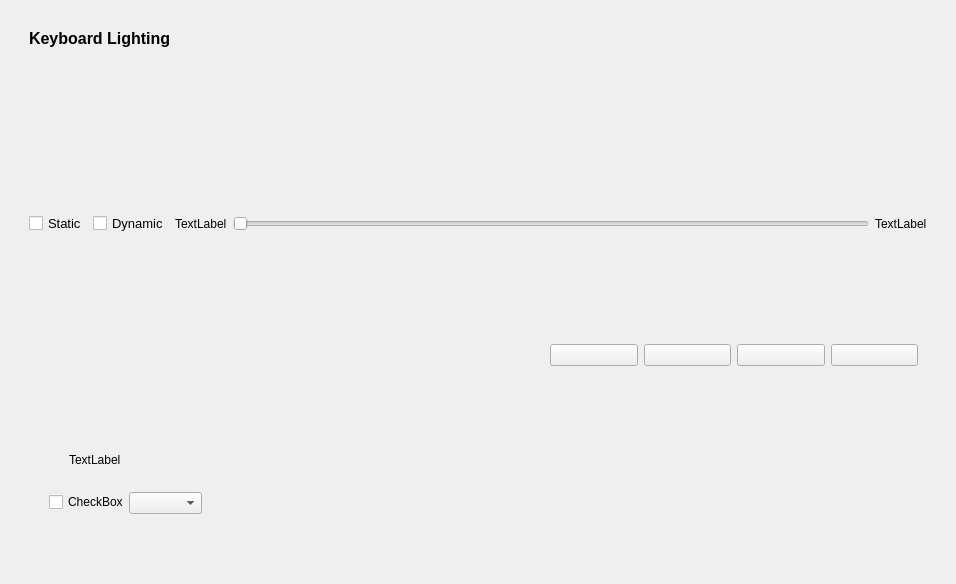
<?xml version="1.0" encoding="UTF-8"?>
<ui version="4.0">
 <class>Dialog</class>
 <widget class="QDialog" name="Dialog">
  <property name="geometry">
   <rect>
    <x>0</x>
    <y>0</y>
    <width>956</width>
    <height>584</height>
   </rect>
  </property>
  <property name="windowTitle">
   <string>Dialog</string>
  </property>
  <layout class="QVBoxLayout" name="verticalLayout">
   <item>
    <widget class="QWidget" name="widget" native="true">
     <layout class="QVBoxLayout" name="verticalLayout_2">
      <item>
       <widget class="QWidget" name="color" native="true">
        <layout class="QHBoxLayout" name="horizontalLayout">
         <item alignment="Qt::AlignTop">
          <widget class="QLabel" name="label">
           <property name="font">
            <font>
             <pointsize>12</pointsize>
             <weight>75</weight>
             <bold>true</bold>
            </font>
           </property>
           <property name="text">
            <string>Keyboard Lighting</string>
           </property>
          </widget>
         </item>
         <item alignment="Qt::AlignTop">
          <widget class="QPushButton" name="pushButton">
           <property name="styleSheet">
            <string notr="true">*{
border:none;}</string>
           </property>
           <property name="text">
            <string/>
           </property>
           <property name="icon">
            <iconset>
             <normaloff>D:/C/uet_3_2/tuong tac/library/x.svg</normaloff>D:/C/uet_3_2/tuong tac/library/x.svg</iconset>
           </property>
          </widget>
         </item>
        </layout>
       </widget>
      </item>
      <item>
       <widget class="QWidget" name="top" native="true">
        <layout class="QHBoxLayout" name="horizontalLayout_2">
         <item>
          <widget class="QCheckBox" name="checkBox">
           <property name="font">
            <font>
             <pointsize>10</pointsize>
            </font>
           </property>
           <property name="text">
            <string>Static</string>
           </property>
          </widget>
         </item>
         <item>
          <widget class="QCheckBox" name="checkBox_2">
           <property name="font">
            <font>
             <pointsize>10</pointsize>
            </font>
           </property>
           <property name="text">
            <string>Dynamic</string>
           </property>
          </widget>
         </item>
         <item>
          <widget class="QLabel" name="label_3">
           <property name="text">
            <string>TextLabel</string>
           </property>
          </widget>
         </item>
         <item>
          <widget class="QSlider" name="horizontalSlider">
           <property name="orientation">
            <enum>Qt::Horizontal</enum>
           </property>
          </widget>
         </item>
         <item>
          <widget class="QLabel" name="label_4">
           <property name="text">
            <string>TextLabel</string>
           </property>
          </widget>
         </item>
        </layout>
       </widget>
      </item>
      <item>
       <widget class="QWidget" name="keyboard" native="true">
        <layout class="QHBoxLayout" name="horizontalLayout_4">
         <item>
          <widget class="QWidget" name="widget_6" native="true"/>
         </item>
         <item>
          <widget class="QWidget" name="widget_7" native="true">
           <layout class="QVBoxLayout" name="verticalLayout_3">
            <item>
             <widget class="QWidget" name="widget_13" native="true"/>
            </item>
            <item>
             <widget class="QWidget" name="widget_11" native="true"/>
            </item>
            <item>
             <widget class="QWidget" name="widget_10" native="true">
              <layout class="QHBoxLayout" name="horizontalLayout_5">
               <property name="leftMargin">
                <number>60</number>
               </property>
               <property name="rightMargin">
                <number>0</number>
               </property>
               <item>
                <widget class="QPushButton" name="pushButton_2">
                 <property name="text">
                  <string/>
                 </property>
                </widget>
               </item>
               <item>
                <widget class="QPushButton" name="pushButton_3">
                 <property name="text">
                  <string/>
                 </property>
                </widget>
               </item>
               <item>
                <widget class="QPushButton" name="pushButton_4">
                 <property name="text">
                  <string/>
                 </property>
                </widget>
               </item>
               <item>
                <widget class="QPushButton" name="pushButton_5">
                 <property name="text">
                  <string/>
                 </property>
                </widget>
               </item>
              </layout>
             </widget>
            </item>
            <item>
             <widget class="QWidget" name="widget_8" native="true"/>
            </item>
            <item>
             <widget class="QWidget" name="widget_9" native="true"/>
            </item>
            <item>
             <widget class="QWidget" name="widget_12" native="true"/>
            </item>
           </layout>
          </widget>
         </item>
        </layout>
       </widget>
      </item>
      <item>
       <widget class="QWidget" name="check_box" native="true">
        <layout class="QHBoxLayout" name="horizontalLayout_3">
         <item>
          <widget class="QWidget" name="widget_2" native="true">
           <widget class="QLabel" name="label_2">
            <property name="geometry">
             <rect>
              <x>40</x>
              <y>10</y>
              <width>55</width>
              <height>16</height>
             </rect>
            </property>
            <property name="text">
             <string>TextLabel</string>
            </property>
           </widget>
           <widget class="QCheckBox" name="checkBox_3">
            <property name="geometry">
             <rect>
              <x>20</x>
              <y>50</y>
              <width>81</width>
              <height>20</height>
             </rect>
            </property>
            <property name="text">
             <string>CheckBox</string>
            </property>
           </widget>
           <widget class="QComboBox" name="comboBox">
            <property name="geometry">
             <rect>
              <x>100</x>
              <y>50</y>
              <width>73</width>
              <height>22</height>
             </rect>
            </property>
           </widget>
          </widget>
         </item>
         <item>
          <widget class="QWidget" name="widget_3" native="true"/>
         </item>
         <item>
          <widget class="QWidget" name="widget_4" native="true"/>
         </item>
         <item>
          <widget class="QWidget" name="widget_5" native="true"/>
         </item>
        </layout>
       </widget>
      </item>
     </layout>
    </widget>
   </item>
  </layout>
 </widget>
 <resources/>
 <connections/>
</ui>
